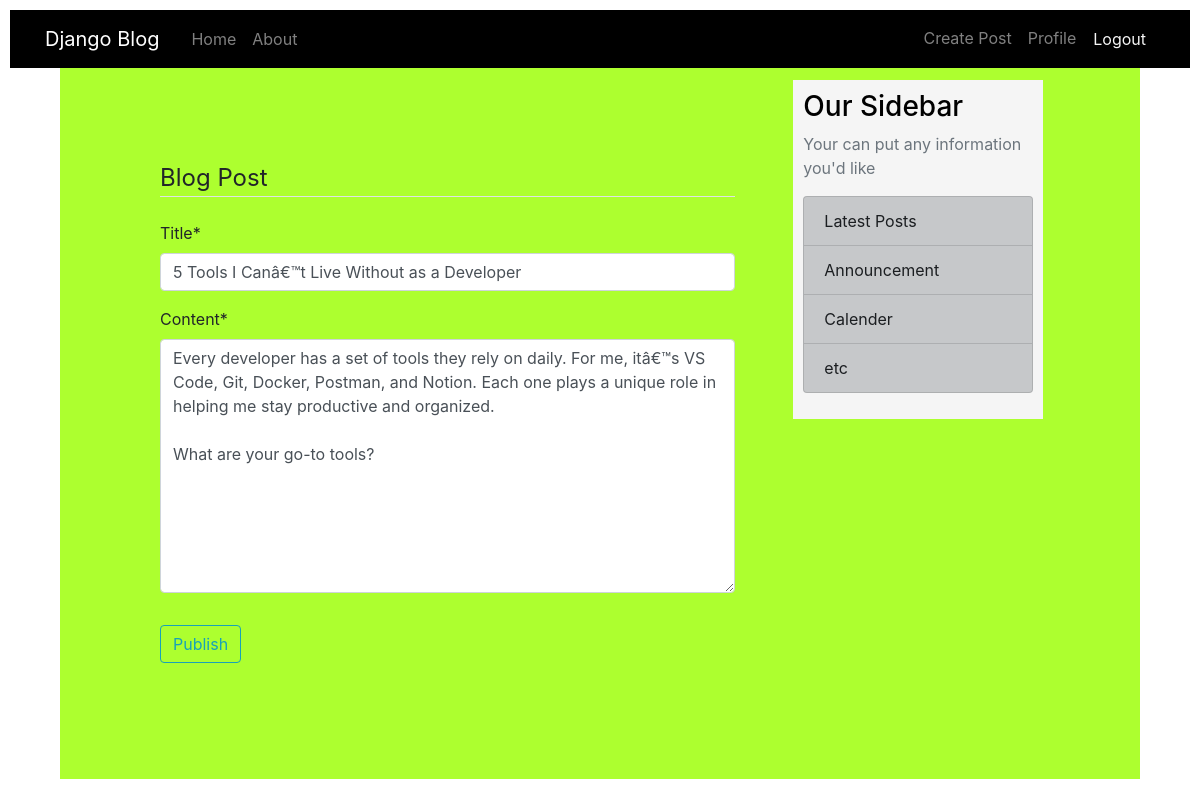
/blog/post/11/update/ (signed in), run on the app's committed database.
### blog/models.py (models this page shows, shortened)
class Post(models.Model):
	title=models.CharField(max_length=200)
	content=models.TextField()
	date_posted=models.DateTimeField(default=timezone.now)#auto_now_add=True when we need only date when post is posted , default=timezone.now when we ant to chnage dtae modified
	author=models.ForeignKey(User,on_delete=models.CASCADE)#when we want unique author for his post and also delete post when author deleted

### blog/views.py (the view, shortened to what this page needs)
# urls.py: path('post/<int:pk>/update/', PostUpdateView.as_view(),name='post-update'),#to update new post
class PostUpdateView(LoginRequiredMixin,UserPassesTestMixin,UpdateView):
	model =Post
	fields=['title','content']
	def test_func(self):
		post=self.get_object()
		if self.request.user ==post.author:
			return True
		return False

### blog/templates/blog/post_form.html (shortened to what this page needs)
{% extends "blog/base.html" %}
{% load crispy_forms_tags %}
{% block content %}
	<div class="main">
    <form method="POST">
    	<fieldset class="form-group">
    		<legend class="border-bottom mb-4">
    			Blog Post
    		</legend>
    		{{ form|crispy }}
    	</fieldset>
    	<div class="form-group">
    		<button class="btn btn-outline-info" type="submit">Publish</button>
    	</div>
    </form>
	</div>
{% endblock %}

### blog/static/css/style.css (style rules this page uses)
body { background-color: #fff; }
.main { box-align: center; display: grid; width: 90%; margin: 60px; padding: 20px; background-color: greenyellow; }

### data on the page
Post: title "5 Tools I Canâ€™t Live Without as a Developer", content "Every developer has a set of tools they rely on daily. For me, itâ€™s VS Code, Git, Docker, Postman, and Notion. Each one plays a unique role in helping me stay productive and organized. What are your go-to tools?"
